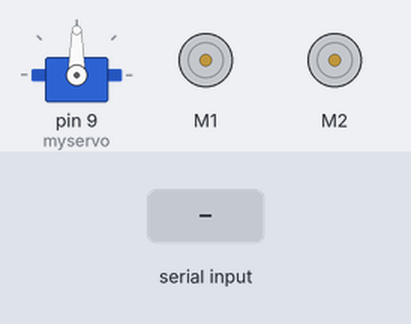
Recording of a sketch running on a simulated Arduino Uno, built with avr-gcc and run on an emulated ATmega328P. On the bench: servo, 2 × DC motor (green arrow = forward, orange = backward, longer = faster). Inputs (shaded band) come from the test bench. What the sketch prints to the serial monitor is not drawn.

Above: at 2.2 s.
2.3 s: "w" received over Serial
At 3.5 s:
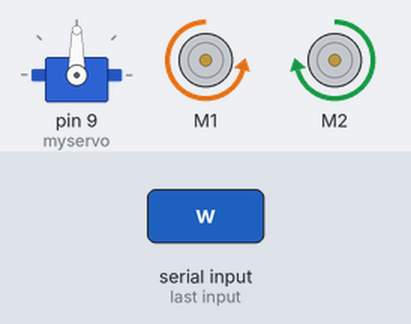
4.4 s: "d" received over Serial
At 5.6 s:
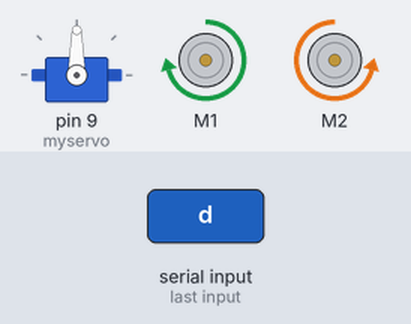
5.9 s: "s" received over Serial
At 6.8 s:
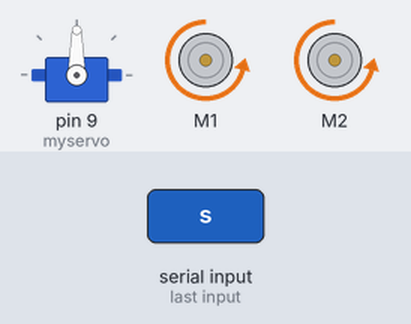
7.9 s: "x" received over Serial
At 9.1 s:
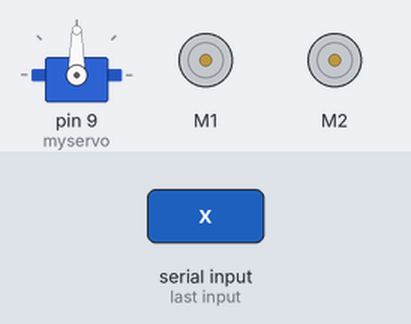
Timing chart, 0 to 10.4 s (numbered marks = the images above; inputs shaded):
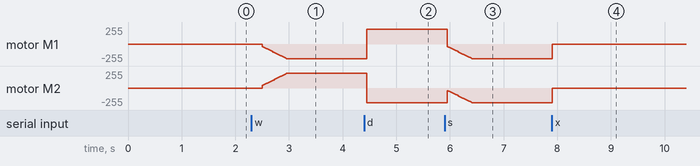

Measured:
- after the input at 2.3 s, motor M1: moves from stopped to backward 218/255 over 0.45 s, starting after 0.20 s; motor M2: moves from stopped to forward 218/255 over 0.45 s, starting after 0.20 s
- after the input at 4.4 s, motor M1: backward 218/255 → forward 218/255 after 0.05 s; motor M2: forward 218/255 → backward 218/255 after 0.05 s
- after the input at 5.9 s, motor M1: moves from forward 218/255 to backward 218/255 over 0.45 s, starting after 0.05 s
- after the input at 7.9 s, motor M1, motor M2: backward 218/255 → stopped at once

The sketch:

motoshield.ino
```cpp
#include <AFMotor.h>
#include <Servo.h>

#define MAX_SPEED 180
#define MAX_SPEED_OFFSET 40
String motorSet="";
byte byteRead;
int speedSet=0;

AF_DCMotor motor1(1,MOTOR12_1KHZ);
AF_DCMotor motor2(2,MOTOR12_1KHZ);
Servo myservo;


void setup() {
  // put your setup code here, to run once:
  myservo.attach(9);
  myservo.write(90);
  Serial.begin(9600);
  delay(1000);
}

void loop() {
  // put your main code here, to run repeatedly:
  if(Serial.available()){
      byteRead=Serial.read();
      if(byteRead==97){turnLeft();}
      if(byteRead==100){turnRight();}
      if(byteRead==119){moveForward();}
      if(byteRead==115){moveBackward();}
      if(byteRead==120){moveStop();}
      Serial.write(byteRead);
      byteRead=0;
    }
    delay(500);

}

void moveForward(){
  motorSet="FORWARD";
  motor1.run(BACKWARD);
  motor2.run(FORWARD);
  for(speedSet=0;speedSet<MAX_SPEED;speedSet+=2){
    motor1.setSpeed(speedSet+MAX_SPEED_OFFSET);
    motor2.setSpeed(speedSet+MAX_SPEED_OFFSET);;
    delay(5);

    }
  }

void moveBackward(){
  motorSet="BACKWARD";
    motor1.run(BACKWARD);
  motor2.run(BACKWARD);

  for(speedSet=0;speedSet<MAX_SPEED;speedSet+=2){
    motor1.setSpeed(speedSet+MAX_SPEED_OFFSET);
    motor2.setSpeed(speedSet+MAX_SPEED_OFFSET);;
    delay(5);

    }
  }


void turnRight(){
  motorSet="RIGHT";
    motor1.run(FORWARD);
    motor2.run(BACKWARD);
  }


  void turnLeft(){
  motorSet="RIGHT";
    motor1.run(BACKWARD);
    motor2.run(FORWARD);

  }

  void moveStop(){
    motor1.run(RELEASE);
    motor2.run(RELEASE);

    }
```
